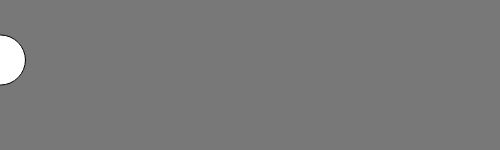
Frame 1 (no input)
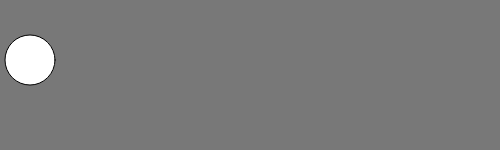
Frame 60 (no input)
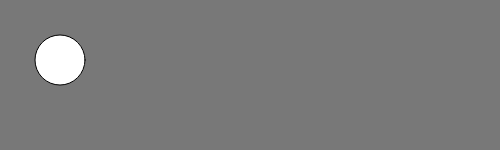
Frame 120 (the mouse pressed at the canvas centre since frame 60)

The p5.js sketch that drew these frames (run headless with seeded random() and noise() and a simulated clock; from frame 60 on, the mouse is pressed at the canvas centre):

// p5.js sketch
// ── sketch.js
let x =0; 
let speed = 0.5; 
function setup() { 
	createCanvas(500, 150);  
} 
function draw() {  
	background(120); 
	x += speed;  
	ellipse(x, 60, 50, 50); 
}
